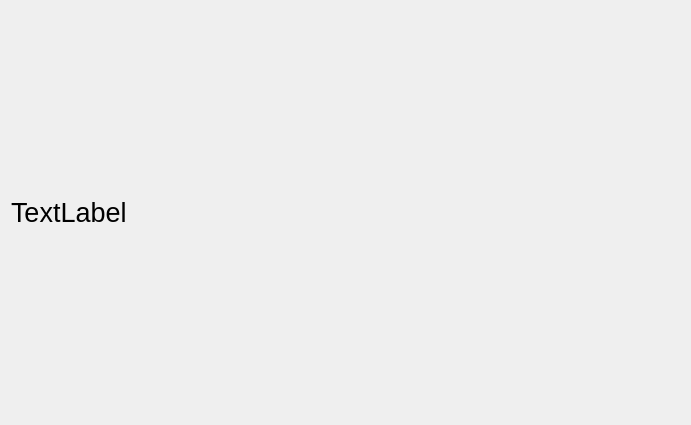
<?xml version="1.0" encoding="UTF-8"?>
<ui version="4.0">
 <class>keycontrolwidget</class>
 <widget class="QWidget" name="keycontrolwidget">
  <property name="geometry">
   <rect>
    <x>0</x>
    <y>0</y>
    <width>691</width>
    <height>425</height>
   </rect>
  </property>
  <property name="windowTitle">
   <string>keycontrolwidget</string>
  </property>
  <layout class="QVBoxLayout" name="verticalLayout">
   <item>
    <widget class="QLabel" name="label">
     <property name="font">
      <font>
       <pointsize>20</pointsize>
      </font>
     </property>
     <property name="text">
      <string>TextLabel</string>
     </property>
    </widget>
   </item>
  </layout>
 </widget>
 <resources/>
 <connections/>
</ui>
